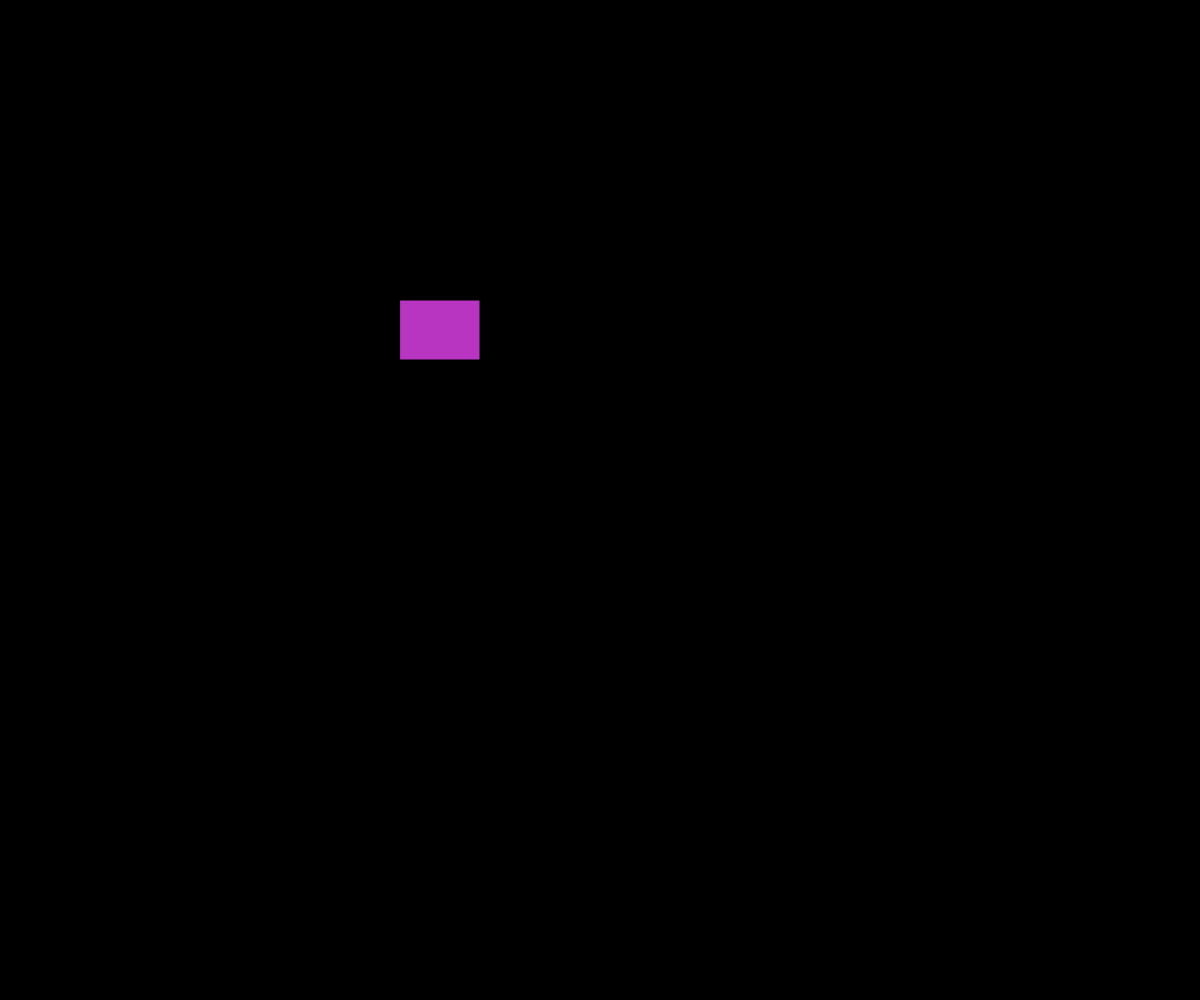
Frame 1 (no input)
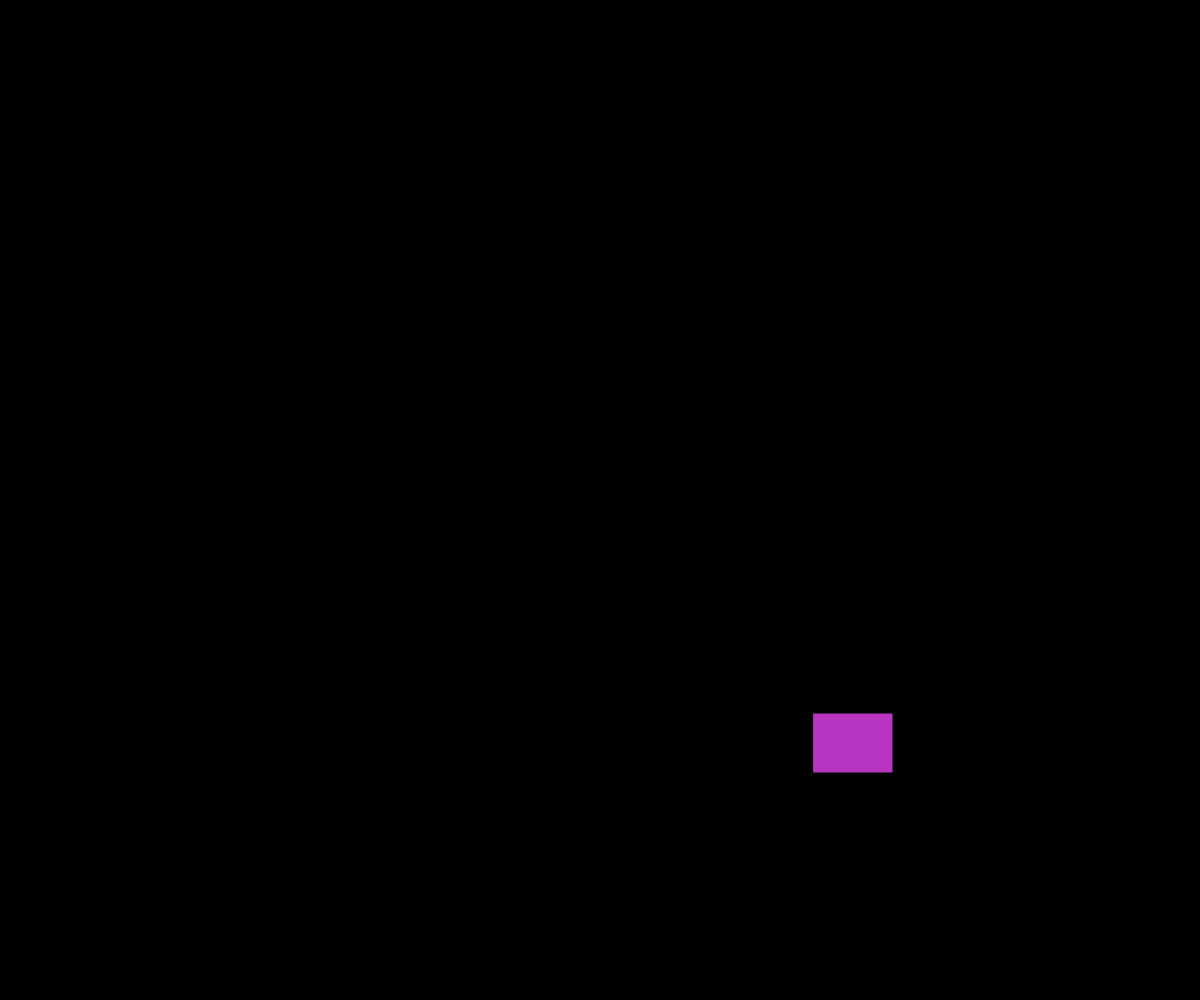
Frame 60 (no input)
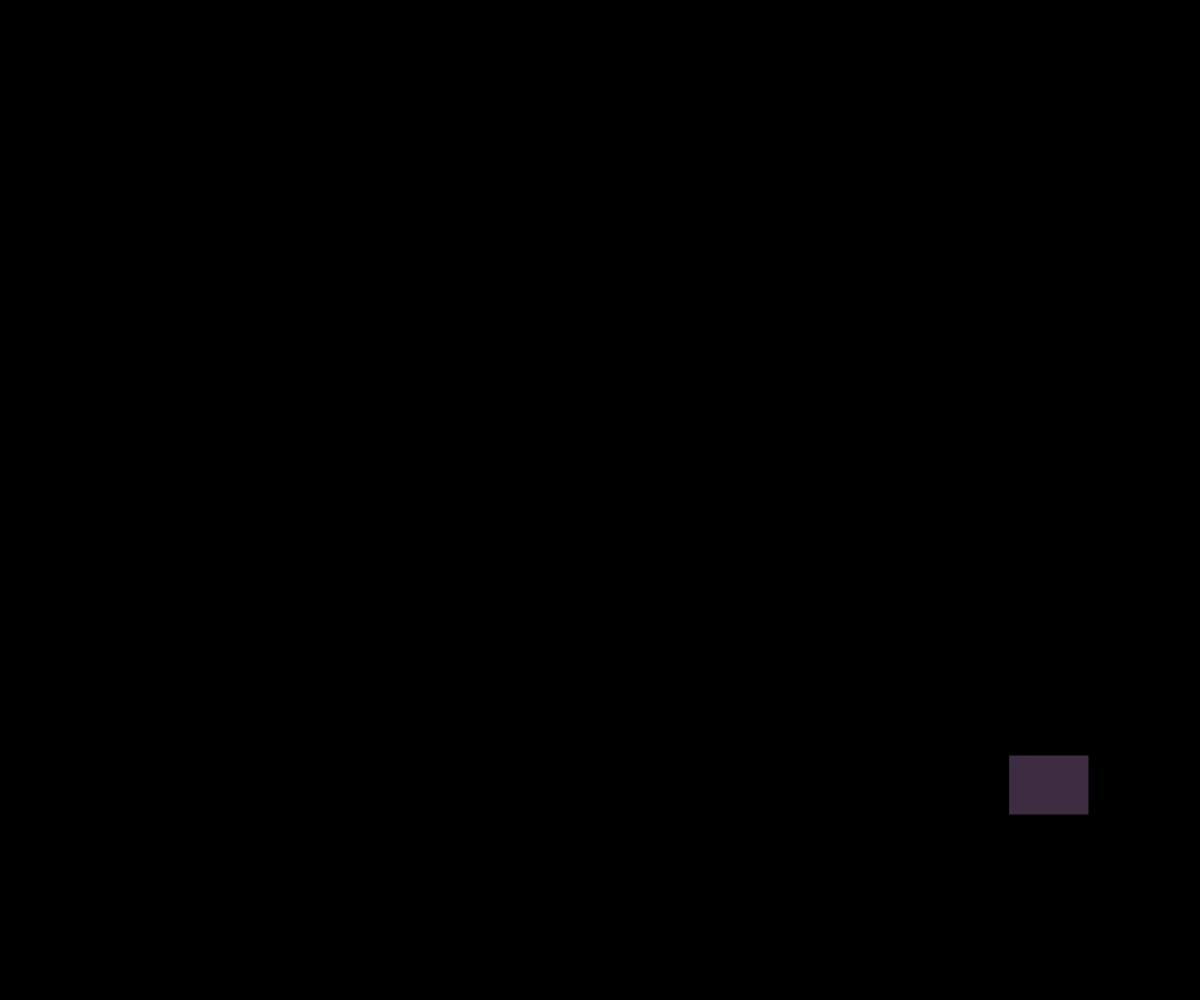
Frame 120 (the mouse pressed at the canvas centre since frame 60)

The p5.js sketch that drew these frames (run headless with seeded random() and noise() and a simulated clock; from frame 60 on, the mouse is pressed at the canvas centre):

// p5.js sketch
// ── sketch.js
let x;
let y;
let xspeed;
let yspeed;
let w,h;

let r,g,b;


function setup() {
  w = window.innerWidth;
  h = window.innerHeight;
  //h = window.screen.height;

  createCanvas(w,h);
  x = 400;
  y = 300;
  xspeed = 7;
  yspeed = 7;
  pickColor();
}

function pickColor(){
  r = random(256);
  g = random(256);
  b = random(256);
}

function draw() {
  background(0);
  fill(r,g,b)
  rect(x,y,80,60);

  x = x + xspeed
  y = y + yspeed;

  if ( x + 80 >= width || x <= 0 ) {
    xspeed = -xspeed
    pickColor()
  }

  if ( y + 60 >= height || y <= 0){
    yspeed = -yspeed
    pickColor()
  }
}

// ── style.css
html, body {
  margin: 0;
  padding: 0;
}
canvas {
  display: block;
}
body{
  background-color: grey;
}
